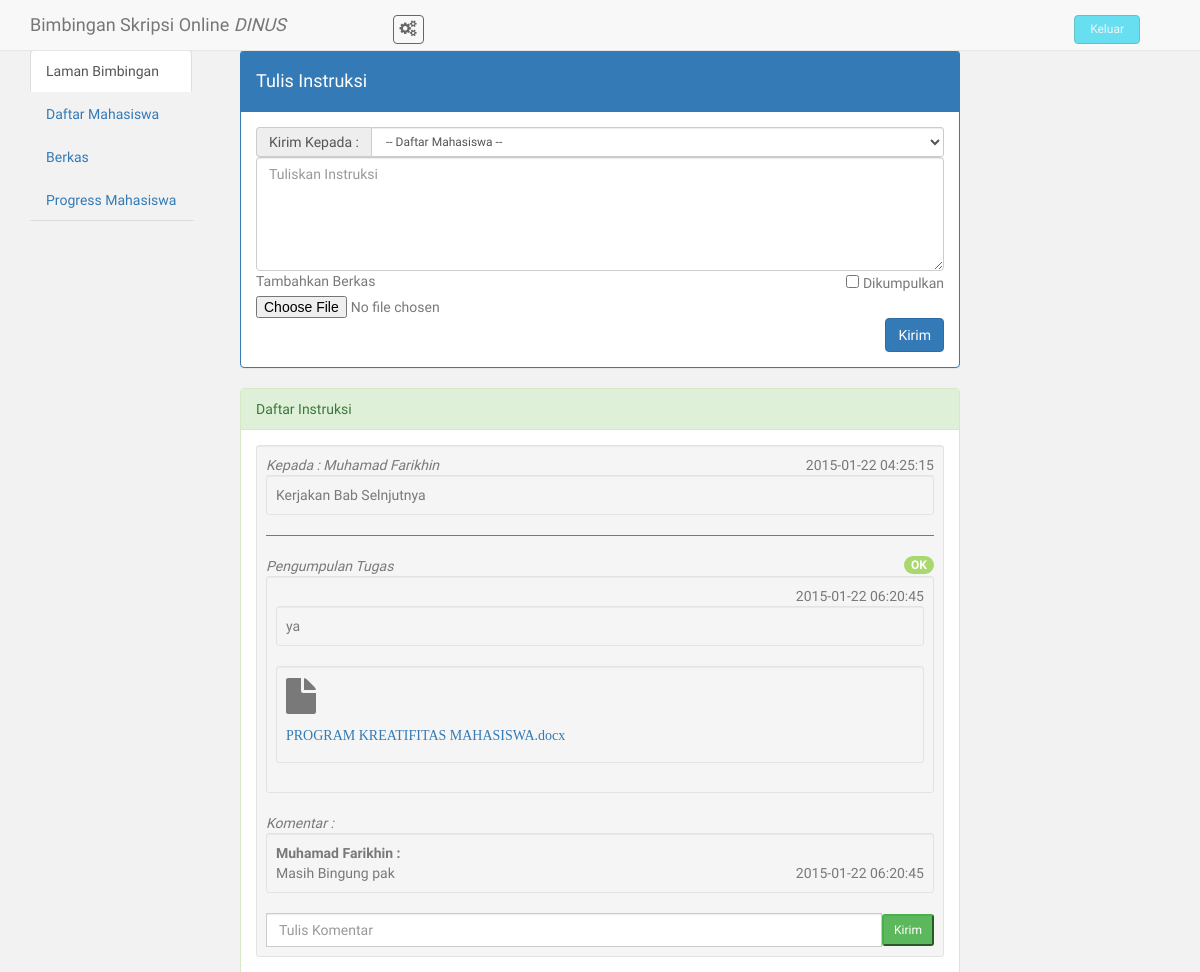
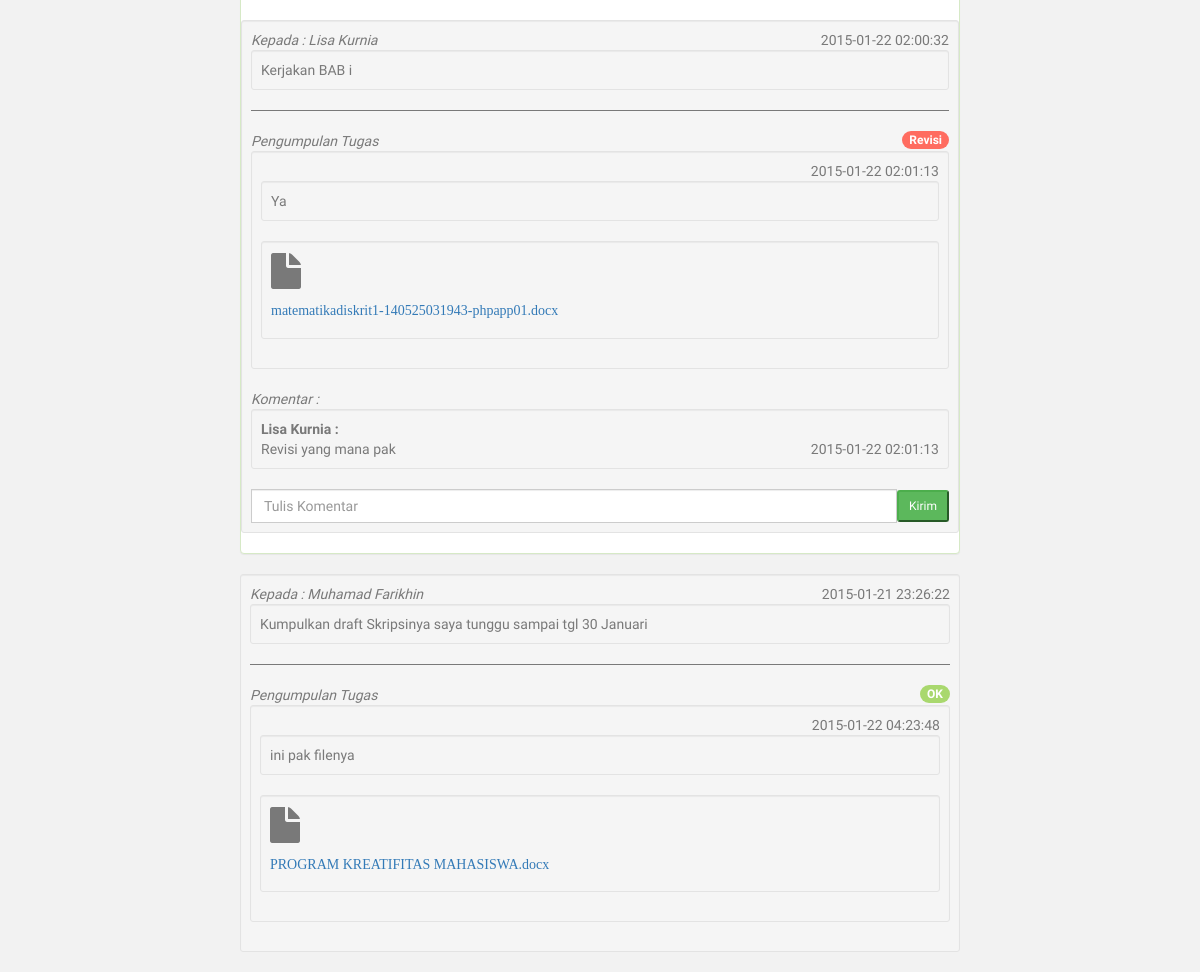
The app's page /home_dsn.php (signed in) with its own data (2 pictures, top to bottom).
### tables this page shows
CREATE TABLE IF NOT EXISTS `instruksi` (
  `id_instruksi` int(10) NOT NULL AUTO_INCREMENT,
  `instruksi` varchar(225) NOT NULL,
  `dibuat_pd` timestamp NOT NULL DEFAULT CURRENT_TIMESTAMP ON UPDATE CURRENT_TIMESTAMP,
  `id_bimbingan` int(10) NOT NULL,
  PRIMARY KEY (`id_instruksi`),
  KEY `fk_bimbingan` (`id_bimbingan`)
);

CREATE TABLE IF NOT EXISTS `mahasiswa` (
  `id_mhs` int(10) NOT NULL AUTO_INCREMENT,
  `nama` varchar(50) NOT NULL,
  `nim` varchar(15) NOT NULL,
  `prodi` varchar(30) NOT NULL,
  `jen_kel` enum('Laki-laki','Perempuan') NOT NULL,
  `tempat_lahir` varchar(20) NOT NULL,
  `tgl_lahir` date NOT NULL,
  `alamat` text NOT NULL,
  `telp` varchar(15) NOT NULL,
  `email` varchar(30) NOT NULL,
  `username` varchar(30) NOT NULL,
  `password` varchar(40) NOT NULL,
  `dir_foto` varchar(50) DEFAULT NULL,
  `jdl_skripsi` text NOT NULL,
  PRIMARY KEY (`id_mhs`),
  UNIQUE KEY `username` (`username`)
);

CREATE TABLE IF NOT EXISTS `penugasan` (
  `id_tugas` int(10) NOT NULL AUTO_INCREMENT,
  `id_instruksi` int(10) NOT NULL,
  `validasi` enum('OK','Revisi','Bimbingan Selesai') DEFAULT NULL,
  `mengumpulkan` tinyint(1) DEFAULT '0',
  PRIMARY KEY (`id_tugas`),
  KEY `fk_penugasan` (`id_instruksi`)
);

CREATE TABLE IF NOT EXISTS `pengumpulan_tgs` (
  `id_pengumpulan_tgs` int(10) NOT NULL AUTO_INCREMENT,
  `id_tugas` int(10) NOT NULL,
  `pesan` varchar(225) NOT NULL,
  `dibuat_pd` timestamp NOT NULL DEFAULT CURRENT_TIMESTAMP ON UPDATE CURRENT_TIMESTAMP,
  `id_berkas_mhs` int(10) DEFAULT NULL,
  PRIMARY KEY (`id_pengumpulan_tgs`),
  KEY `fk_pengumpulan_tgs` (`id_tugas`),
  KEY `fk_berkas_mhs` (`id_berkas_mhs`)
);

CREATE TABLE IF NOT EXISTS `berkas_mhs` (
  `id_berkas_mhs` int(11) NOT NULL AUTO_INCREMENT,
  `nama_berkas` varchar(50) NOT NULL,
  `dir_berkas` varchar(50) NOT NULL,
  PRIMARY KEY (`id_berkas_mhs`)
);

CREATE TABLE IF NOT EXISTS `komentar_mhs` (
  `id_komentar_mhs` int(10) NOT NULL AUTO_INCREMENT,
  `id_instruksi` int(10) NOT NULL,
  `komentar` varchar(225) NOT NULL,
  `dibuat_pd` timestamp NOT NULL DEFAULT CURRENT_TIMESTAMP ON UPDATE CURRENT_TIMESTAMP,
  PRIMARY KEY (`id_komentar_mhs`),
  KEY `fk_komentar_mhs` (`id_instruksi`)
);

### dosen.php (called while the page is built, shortened)
<?php
	class dosen{
		private $host="localhost";
		private $user="root";
		private $db="bso";
		private $pass="";
		private $conn;
		public function __construct()
		{
			$this->conn = new PDO("mysql:host=".$this->host.";dbname=".$this->db,$this->user,$this->pass);
			$this->conn->setAttribute(PDO::ATTR_ERRMODE, PDO::ERRMODE_EXCEPTION);
		}
		public function getDaftarMhs($id_dsn)
		{
			try
			{
				$sql = "SELECT id_bimbingan, (SELECT nama FROM mahasiswa WHERE mahasiswa.id_mhs = bimbingan.id_mhs)
						AS nama_mhs FROM bimbingan WHERE kode_bimbingan =
						(SELECT kode_bimbingan FROM klmp_bimbingan WHERE id_dsn = :id_dsn)";
				$q = $this->conn->prepare($sql) or die("Gagal!");
				$q->bindParam(':id_dsn', $id_dsn);
				$q->execute();
				while($r = $q->fetch(PDO::FETCH_ASSOC)){
						$data[]=$r;
				}
			}catch(PDOException $e)
			{
				return $e->getMessage();
			}
			return $data;
		}
		public function isInstructionExist($id_dsn)
		{
				$sql = "SELECT * FROM instruksi
						WHERE id_bimbingan
						IN (
							SELECT id_bimbingan
							FROM bimbingan
							WHERE kode_bimbingan =
							(
								SELECT kode_bimbingan
								FROM klmp_bimbingan
								WHERE id_dsn = :id_dsn
							)
						)";
				$q = $this->conn->prepare($sql);
				$q->bindParam(':id_dsn', $id_dsn);
				$q->execute();
				$row = $q->fetch(PDO::FETCH_NUM);
				if($row)
					return true;
				else
					return false;
		}
		public function showInstructions($id_dsn)
		{
			try{
				$sql = "SELECT instruksi.id_instruksi, instruksi.instruksi, instruksi.dibuat_pd, mahasiswa.nama
						FROM instruksi
						LEFT JOIN bimbingan
						INNER JOIN mahasiswa ON bimbingan.id_mhs = mahasiswa.id_mhs ON instruksi.id_bimbingan = bimbingan.id_bimbingan
						AND kode_bimbingan = (
						SELECT kode_bimbingan
						FROM klmp_bimbingan
						WHERE id_dsn = :id_dsn) ORDER BY instruksi.dibuat_pd DESC";
				$q = $this->conn->prepare($sql);
				$q->bindParam(':id_dsn', $id_dsn);
				$q->execute();
				while($r = $q->fetch(PDO::FETCH_ASSOC)){
					$data[]=$r;
				}
			}catch(PDOException $e)
			{
				return $e->getMessage();
			}
			return $data;
		}
		public function isAssignment($id_instruksi)
		{
			try{
				$sql = "SELECT * FROM penugasan WHERE id_instruksi = :id_instruksi";
				$stmt = $this->conn->prepare($sql);
				$stmt->bindParam(':id_instruksi', $id_instruksi);
				$stmt->execute();
				$row = $stmt->fetch(PDO::FETCH_NUM);
			}catch(PDOException $e)
			{
				echo $e->getMessage();
				return false;
			}
			if($row)
				return true;
			else
				return false;
		}
		public function isTurnIn($id_instruksi)
		{
			try{
				$sql = "SELECT * FROM pengumpulan_tgs
						WHERE id_tugas = ( SELECT id_tugas
											FROM penugasan
											WHERE id_instruksi = :id_instruksi ) ";
				$stmt = $this->conn->prepare($sql);
				$stmt->bindParam(':id_instruksi', $id_instruksi);
				$stmt->execute();
				$row = $stmt->fetch(PDO::FETCH_NUM);
			}catch(PDOException $e)
			{
				echo $e->getMessage();
				return false;
			}
			if($row)
			{
				return true;
			}
		}
		public function showTurnedInData($id_instruksi)
		{
			try
			{
				$sql = "SELECT * FROM pengumpulan_tgs
						WHERE id_tugas = ( SELECT id_tugas FROM penugasan
										   WHERE id_instruksi = :id_instruksi)";
				$stmt = $this->conn->prepare($sql);
				$stmt->bindParam(':id_instruksi', $id_instruksi);
				$stmt->execute();
				$data = $stmt->fetch(PDO::FETCH_ASSOC);
			}catch(PDOException $e)
			{
				return $e->getMessage();
			}
			return $data;
		}
		public function isBerkasMhsExist($id_pengumpulan_tgs)
		{
			try
			{
				$sql = "SELECT * FROM berkas_mhs WHERE id_berkas_mhs = (
						SELECT id_berkas_mhs FROM pengumpulan_tgs WHERE id_pengumpulan_tgs = :id_pengumpulan_tgs)";
				$stmt = $this->conn->prepare($sql);
				$stmt->bindParam(':id_pengumpulan_tgs',$id_pengumpulan_tgs);
				$stmt->execute();
				$data = $stmt->fetch(PDO::FETCH_ASSOC);
			}catch(PDOException $e)
			{
				return $e->getMessage();
			}
			return $data;
		}
		public function isValidated($id_instruksi)
		{
			try
			{
				$sql = "SELECT validasi, mengumpulkan FROM penugasan WHERE id_instruksi = :id_instruksi";
				$stmt = $this->conn->prepare($sql);
				$stmt->bindParam(':id_instruksi', $id_instruksi);
				$stmt->execute();
				$data = $stmt->fetch(PDO::FETCH_ASSOC);
			}catch(PDOException $e)
			{
				echo $e->getMessage();
				return false;
			}
			if($data)
				return $data;
			else
				return false;
		}
		public function showComment($id_instruksi)
		{
			$sql = "SELECT komentar_mhs.id_komentar_mhs, komentar_mhs.komentar AS komentar_mhs, komentar_mhs.dibuat_pd AS dibuat_pd_mhs, (
					SELECT komentar_dsn.komentar
					FROM komentar_dsn
					WHERE komentar_mhs.id_komentar_mhs = komentar_dsn.id_komentar_mhs
					) AS komentar_dsn, (
						SELECT komentar_dsn.dibuat_pd
						FROM komentar_dsn
						WHERE komentar_mhs.id_komentar_mhs = komentar_dsn.id_komentar_mhs
						) AS dibuat_pd_dsn
						FROM komentar_mhs
						WHERE komentar_mhs.id_instruksi = :id_instruksi
						ORDER BY dibuat_pd_mhs";
			$q = $this->conn->prepare($sql) or die("Gagal!");
			$q->bindParam(':id_instruksi', $id_instruksi);
			$q->execute();
			while($r = $q->fetch(PDO::FETCH_BOTH))
			{
				$data[] = $r;
			}
			return $data;
		}
		public function isHaveComment($id_instruksi)
		{
			$result = $this->conn->prepare("SELECT * FROM komentar_mhs WHERE id_instruksi = :id_instruksi");
			$result->bindParam(':id_instruksi', $id_instruksi);
			$result->execute();
			$row = $result->fetch(PDO::FETCH_NUM);
			if($row > 0)
				return true;
			else
				return false;
		}
	}
?>

### home_dsn.php (the view, shortened to what this page needs)
<?php
	include_once("dosen.php");
	$obj = new dosen;
	if(!$obj->isLogIn())
	{
		header("location:index.php");
	}
	else
	{
		$id_dsn = $_SESSION['id_dsn'];
	}
?>
<!DOCTYPE html>
<html>
<head>
	<link href="assets/css/bootstrap.css" rel="stylesheet">
    <link href="assets/font-awesome/css/font-awesome.css" rel="stylesheet" />
    <link href="assets/css/style.css" rel="stylesheet">
    <link href="assets/css/style-responsive.css" rel="stylesheet">
    </head>
<body>
	<div class="container-fluid">
		<header>
			<div class="navbar navbar-default navbar-fixed-top" role="navigation">
				<div class="navbar-header">
					<div class="container">
						<a class="navbar-brand" href="home_dsn.php">Bimbingan Skripsi Online <em>DINUS</em></a>
						<div class="nav notify-row" id="top_menu">
			                <ul class="nav top-menu">
			                    <li id="header_inbox_bar" class="dropdown">
			                        <a data-toggle="dropdown" class="dropdown-toggle" href="home_dsn.php#">
			                            <i class="fa fa-cogs"></i>
			                        </a>
			                    </li>
			                </ul>
			            </div>
			           	<div class="top-menu">
            				<ul class="nav pull-right top-menu">
                    		<li><a class="logout" href="logout.php">Keluar</a></li>
            				</ul>
            			</div>
					</div>
				</div>
			</div>
		</header>
		<div class="container-fluid" style="padding-top : 50px">
			<div class="row">
				<div class="col-lg-2">
					<ul class="nav nav-tabs nav-stacked" data-spy="affix">
						<li class="active"><a href="home_dsn.php">Laman Bimbingan</a></li>
						<li><a href="daftar_mhs.php">Daftar Mahasiswa</a></li>
						<li><a href="berkas_dsn.php">Berkas</a></li>
						<li><a href="progress_mhs.php">Progress Mahasiswa</a></li>
					</ul>
				</div>
				<div class="col-lg-8">
	           		<div class="container-fluid">
						<div class="panel panel-primary">
	                		<div class="panel-heading">
	                			<h4>Tulis Instruksi</h4>
							</div>
							<div class="panel-body">
								<form  action="home_dsn.php" method="POST" enctype="multipart/form-data">
									<div class="input-group input-inline">
										<span class="input-group-addon">Kirim Kepada :</span>
										<select class="form-control form-control-inline input-sm" id="MhsTujuan" name="id_bimbingan" required>
											<option value="">-- Daftar Mahasiswa --</option>
											<?php
												foreach($obj->getDaftarMhs($id_dsn) as $value)
												{
													extract($value);
													echo '<option value="'.$id_bimbingan.'" name="id_bimbingan">'.$nama_mhs.'</option>';
												}
											?>
										</select>
									</div>
				                    <textarea class="form-control" rows="5" name="instruksi" placeholder="Tuliskan Instruksi"></textarea>
				                    <div class="pull-right">
				                    	<input type="checkbox" value="1" id="dikumpulkan" name="dikumpulkan" /> <label for="dikumpulkan">Dikumpulkan</label>
									</div>
									<label>Tambahkan Berkas</label>
				                    <input type="file" name="berkas" id="berkas">
									<input class="btn btn-primary pull-right" type="submit" name="send" value="Kirim" />
				                </form>
			                </div>
			            </div>
			         <?php
	           			if($obj->isInstructionExist($id_dsn))
	           			{
	           				echo'<div class="panel panel-success">
		           			<div class="panel-heading">
		           				Daftar Instruksi
		           			</div>
		           			<div class="panel-body">';
	           					foreach($obj->showInstructions($id_dsn) as $value)
								{
									extract($value);
									echo '
									<div class="well well-sm">
									<em>Kepada : '.$nama.' </em>
									<div class="pull-right">'.$dibuat_pd.'</div>
									<br><div class="well well-sm">'.$instruksi.'</div>';
									if($obj->isAssignment($id_instruksi))
				           			{
				           				if($obj->isTurnIn($id_instruksi))
				           				{
				           					echo '<hr>
				           					<em>Pengumpulan Tugas</em>';
											if($obj->isValidated($id_instruksi))
				           					{
				           						extract($obj->isValidated($id_instruksi));
												if($validasi == 'OK')
												{
													echo '<span class="pull-right badge bg-success">'.$validasi.'</span>';
												}
												else if($validasi == 'Revisi')
												{
													echo '<span class="pull-right badge bg-important">'.$validasi.'</span>';
												}
												else
												{
													echo '<span class="pull-right badge bg-info">'.$validasi.'</span>';
												}
				           					}
											if($obj->showTurnedInData($id_instruksi))
											{
												extract($obj->showTurnedInData($id_instruksi));
												echo '
												<div class="well well-sm">
													<div class="pull-right">'.$dibuat_pd.'</div>
													<br><div class="well well-sm">'.$pesan.'</div>';
												if($obj->isBerkasMhsExist($id_pengumpulan_tgs))
												{
													extract($obj->isBerkasMhsExist($id_pengumpulan_tgs));
													echo '<div class="well well-sm">
													<i class="fa fa-file fa-3x"><h5><a href="'.$dir_berkas.'">'.$nama_berkas.'</a></h5></i>
													</div>';
												}
												if($obj->isValidated($id_instruksi))
												{
													extract($obj->isValidated($id_instruksi));
												}
												echo '</div>';
											}
				           				}
				           			}
									if($obj->isHaveComment($id_instruksi))
									{
										echo '<em>Komentar : </em>';
										foreach($obj->showComment($id_instruksi) as $value)
										{
											extract($value);
											echo '<div class="well well-sm"><strong>'.$nama.' : </strong> <br>
												 <div class="pull-right">'.$dibuat_pd.'</div>
												 '.$komentar_mhs.'
												  </div>';
										}
										echo '
											<form action="home_dsn.php" method="POST">
												<div class="input-group">
													<input type="hidden" name="id_komentar_mhs" value="'.$id_komentar_mhs.'" />
													<input type="text" class="form-control" name="komentar" placeholder="Tulis Komentar"/>
												<div class="input-group-btn">
													<input class="btn-sm btn-success" type="submit" name="comment" value="Kirim"/>
												</div>
												</div>
											</form>
									</div>';
									}
									echo '</div>';
								}
	           				}
	           			?>
           			</div>
				</div>
			</div>
		</div>
	</div>
</body>
</html>

### assets/css/style.css (style rules this page uses)
body { color: #797979; background: #f2f2f2; font-family: 'Ruda', sans-serif; padding: 0px !important; margin: 0px !important; font-size:14px; }
ul li { list-style: none; }
a, a:hover, a:focus { text-decoration: none; outline: none; }
hr { margin-top: 20px; margin-bottom: 20px; border: 0; border-top: 1px solid #797979; }
ul.top-menu > li > .logout { color: #f2f2f2; font-size: 12px; border-radius: 4px; -webkit-border-radius: 4px; border: 1px solid #64c3c2 !important; padding: 5px 15px; margin-right: 15px; background: #68dff0; margin-top: 15px; }
#top_menu .nav > li, ul.top-menu > li { float: left; }
.notify-row { float: left; margin-top: 15px; margin-left: 92px; }
ul.top-menu > li > a { color: #666666; font-size: 16px; border-radius: 4px; -webkit-border-radius: 4px; border:1px solid #666666 !important; padding: 2px 6px; margin-right: 15px; }
label { font-weight: 400; }
.badge.bg-success { background: #a9d86e; }
.badge.bg-important { background: #ff6c60; }

### records on screen
instruksi: mahasiswa.nama "Muhamad Farikhin", dibuat_pd "2015-01-22 04:25:15", instruksi "Kerjakan Bab Selnjutnya", penugasan.validasi "OK", pengumpulan_tgs.dibuat_pd "2015-01-22 06:20:45", pengumpulan_tgs.pesan "ya", berkas_mhs.nama_berkas "PROGRAM KREATIFITAS MAHASISWA.docx"
komentar_mhs: komentar "Masih Bingung pak"
mahasiswa: nama "Muhamad Farikhin"
pengumpulan_tgs: dibuat_pd "2015-01-22 06:20:45"
instruksi: mahasiswa.nama "Lisa Kurnia", dibuat_pd "2015-01-22 02:00:32", instruksi "Kerjakan BAB i", penugasan.validasi "Revisi", pengumpulan_tgs.dibuat_pd "2015-01-22 02:01:13", pengumpulan_tgs.pesan "Ya", berkas_mhs.nama_berkas "matematikadiskrit1-140525031943-phpapp01.docx"
komentar_mhs: komentar "Revisi yang mana pak"
mahasiswa: nama "Lisa Kurnia"
pengumpulan_tgs: dibuat_pd "2015-01-22 02:01:13"
instruksi: mahasiswa.nama "Muhamad Farikhin", dibuat_pd "2015-01-21 23:26:22", instruksi "Kumpulkan draft Skripsinya saya tunggu sampai tgl 30 Januari", penugasan.validasi "OK", pengumpulan_tgs.dibuat_pd "2015-01-22 04:23:48", pengumpulan_tgs.pesan "ini pak filenya", berkas_mhs.nama_berkas "PROGRAM KREATIFITAS MAHASISWA.docx"
